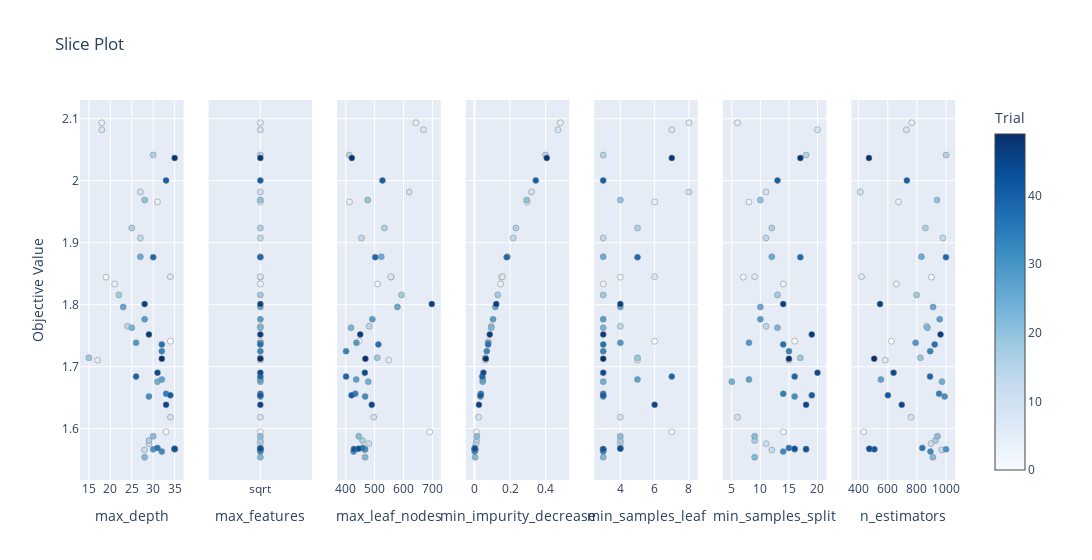

Source (notebook cell):
### Code cell
vis.plot_slice(study=study)

### Figure 1 — Plotly figure (JSON) as saved in the notebook; plotly's stock layout.template omitted (floating-point values rounded to 4 significant figures)
{"data": [{"marker": {"color": [0, 1, 2, 3, 4, 5, 6, 7, 8, 9, 10, 11, 12, 13, 14, 15, 16, 17, 18, 19, 20, 21, 22, 23, 24, 25, 26, 27, 28, 29, 30, 31, 32, 33, 34, 35, 36, 37, 38, 39, 40, 41, 42, 43, 44, 45, 46, 47, 48, 49], "colorbar": {"title": {"text": "Trial"}, "x": 1, "xpad": 40}, "colorscale": [[0, "rgb(247,251,255)"], [0.125, "rgb(222,235,247)"], [0.25, "rgb(198,219,239)"], [0.375, "rgb(158,202,225)"], [0.5, "rgb(107,174,214)"], [0.625, "rgb(66,146,198)"], [0.75, "rgb(33,113,181)"], [0.875, "rgb(8,81,156)"], [1, "rgb(8,48,107)"]], "line": {"color": "Grey", "width": 0.5}, "showscale": true}, "mode": "markers", "name": "Feasible Trial", "showlegend": false, "type": "scatter", "x": [34, 33, 19, 21, 31, 18, 17, 34, 18, 34, 27, 29, 28, 27, 24, 30, 25, 29, 22, 15, 28, 30, 28, 25, 31, 27, 23, 32, 28, 26, 30, 29, 32, 32, 33, 35, 31, 32, 30, 26, 33, 34, 35, 35, 31, 33, 28, 29, 35, 32], "xaxis": "x", "y": [1.741, 1.595, 1.844, 1.833, 1.966, 2.093, 1.711, 1.845, 2.082, 1.619, 1.982, 1.576, 1.566, 1.908, 1.765, 2.041, 1.924, 1.581, 1.816, 1.714, 1.969, 1.588, 1.554, 1.763, 1.676, 1.877, 1.796, 1.679, 1.777, 1.739, 1.567, 1.652, 1.563, 1.725, 1.656, 1.567, 1.569, 1.736, 1.877, 1.684, 2.001, 1.654, 1.567, 1.568, 1.69, 1.639, 1.801, 1.752, 2.037, 1.713], "yaxis": "y"}, {"marker": {"color": [0, 1, 2, 3, 4, 5, 6, 7, 8, 9, 10, 11, 12, 13, 14, 15, 16, 17, 18, 19, 20, 21, 22, 23, 24, 25, 26, 27, 28, 29, 30, 31, 32, 33, 34, 35, 36, 37, 38, 39, 40, 41, 42, 43, 44, 45, 46, 47, 48, 49], "colorbar": {"title": {"text": "Trial"}, "x": 1, "xpad": 40}, "colorscale": [[0, "rgb(247,251,255)"], [0.125, "rgb(222,235,247)"], [0.25, "rgb(198,219,239)"], [0.375, "rgb(158,202,225)"], [0.5, "rgb(107,174,214)"], [0.625, "rgb(66,146,198)"], [0.75, "rgb(33,113,181)"], [0.875, "rgb(8,81,156)"], [1, "rgb(8,48,107)"]], "line": {"color": "Grey", "width": 0.5}, "showscale": false}, "mode": "markers", "name": "Feasible Trial", "showlegend": false, "type": "scatter", "x": ["sqrt", "sqrt", "sqrt", "sqrt", "sqrt", "sqrt", "sqrt", "sqrt", "sqrt", "sqrt", "sqrt", "sqrt", "sqrt", "sqrt", "sqrt", "sqrt", "sqrt", "sqrt", "sqrt", "sqrt", "sqrt", "sqrt", "sqrt", "sqrt", "sqrt", "sqrt", "sqrt", "sqrt", "sqrt", "sqrt", "sqrt", "sqrt", "sqrt", "sqrt", "sqrt", "sqrt", "sqrt", "sqrt", "sqrt", "sqrt", "sqrt", "sqrt", "sqrt", "sqrt", "sqrt", "sqrt", "sqrt", "sqrt", "sqrt", "sqrt"], "xaxis": "x2", "y": [1.741, 1.595, 1.844, 1.833, 1.966, 2.093, 1.711, 1.845, 2.082, 1.619, 1.982, 1.576, 1.566, 1.908, 1.765, 2.041, 1.924, 1.581, 1.816, 1.714, 1.969, 1.588, 1.554, 1.763, 1.676, 1.877, 1.796, 1.679, 1.777, 1.739, 1.567, 1.652, 1.563, 1.725, 1.656, 1.567, 1.569, 1.736, 1.877, 1.684, 2.001, 1.654, 1.567, 1.568, 1.69, 1.639, 1.801, 1.752, 2.037, 1.713], "yaxis": "y2"}, {"marker": {"color": [0, 1, 2, 3, 4, 5, 6, 7, 8, 9, 10, 11, 12, 13, 14, 15, 16, 17, 18, 19, 20, 21, 22, 23, 24, 25, 26, 27, 28, 29, 30, 31, 32, 33, 34, 35, 36, 37, 38, 39, 40, 41, 42, 43, 44, 45, 46, 47, 48, 49], "colorbar": {"title": {"text": "Trial"}, "x": 1, "xpad": 40}, "colorscale": [[0, "rgb(247,251,255)"], [0.125, "rgb(222,235,247)"], [0.25, "rgb(198,219,239)"], [0.375, "rgb(158,202,225)"], [0.5, "rgb(107,174,214)"], [0.625, "rgb(66,146,198)"], [0.75, "rgb(33,113,181)"], [0.875, "rgb(8,81,156)"], [1, "rgb(8,48,107)"]], "line": {"color": "Grey", "width": 0.5}, "showscale": false}, "mode": "markers", "name": "Feasible Trial", "showlegend": false, "type": "scatter", "x": [446, 691, 557, 510, 413, 643, 549, 556, 669, 497, 620, 480, 465, 454, 481, 412, 534, 458, 593, 509, 476, 445, 467, 418, 478, 523, 579, 436, 492, 437, 467, 467, 427, 401, 433, 428, 459, 513, 502, 401, 527, 420, 429, 444, 466, 490, 698, 450, 421, 468], "xaxis": "x3", "y": [1.741, 1.595, 1.844, 1.833, 1.966, 2.093, 1.711, 1.845, 2.082, 1.619, 1.982, 1.576, 1.566, 1.908, 1.765, 2.041, 1.924, 1.581, 1.816, 1.714, 1.969, 1.588, 1.554, 1.763, 1.676, 1.877, 1.796, 1.679, 1.777, 1.739, 1.567, 1.652, 1.563, 1.725, 1.656, 1.567, 1.569, 1.736, 1.877, 1.684, 2.001, 1.654, 1.567, 1.568, 1.69, 1.639, 1.801, 1.752, 2.037, 1.713], "yaxis": "y3"}, {"marker": {"color": [0, 1, 2, 3, 4, 5, 6, 7, 8, 9, 10, 11, 12, 13, 14, 15, 16, 17, 18, 19, 20, 21, 22, 23, 24, 25, 26, 27, 28, 29, 30, 31, 32, 33, 34, 35, 36, 37, 38, 39, 40, 41, 42, 43, 44, 45, 46, 47, 48, 49], "colorbar": {"title": {"text": "Trial"}, "x": 1, "xpad": 40}, "colorscale": [[0, "rgb(247,251,255)"], [0.125, "rgb(222,235,247)"], [0.25, "rgb(198,219,239)"], [0.375, "rgb(158,202,225)"], [0.5, "rgb(107,174,214)"], [0.625, "rgb(66,146,198)"], [0.75, "rgb(33,113,181)"], [0.875, "rgb(8,81,156)"], [1, "rgb(8,48,107)"]], "line": {"color": "Grey", "width": 0.5}, "showscale": false}, "mode": "markers", "name": "Feasible Trial", "showlegend": false, "type": "scatter", "x": [0.07885, 0.01127, 0.1528, 0.1468, 0.2966, 0.4829, 0.0619, 0.1565, 0.4698, 0.02357, 0.3204, 0.008852, 0.006396, 0.218, 0.09458, 0.3992, 0.233, 0.01133, 0.1309, 0.06038, 0.2934, 0.01363, 0.003502, 0.09404, 0.04631, 0.1852, 0.1169, 0.04687, 0.1045, 0.07708, 0.003216, 0.03395, 0.001626, 0.06929, 0.03648, 0.003454, 0.001571, 0.07689, 0.1813, 0.04393, 0.3446, 0.03403, 0.001083, 0.001859, 0.05028, 0.0254, 0.1224, 0.08614, 0.4064, 0.06387], "xaxis": "x4", "y": [1.741, 1.595, 1.844, 1.833, 1.966, 2.093, 1.711, 1.845, 2.082, 1.619, 1.982, 1.576, 1.566, 1.908, 1.765, 2.041, 1.924, 1.581, 1.816, 1.714, 1.969, 1.588, 1.554, 1.763, 1.676, 1.877, 1.796, 1.679, 1.777, 1.739, 1.567, 1.652, 1.563, 1.725, 1.656, 1.567, 1.569, 1.736, 1.877, 1.684, 2.001, 1.654, 1.567, 1.568, 1.69, 1.639, 1.801, 1.752, 2.037, 1.713], "yaxis": "y4"}, {"marker": {"color": [0, 1, 2, 3, 4, 5, 6, 7, 8, 9, 10, 11, 12, 13, 14, 15, 16, 17, 18, 19, 20, 21, 22, 23, 24, 25, 26, 27, 28, 29, 30, 31, 32, 33, 34, 35, 36, 37, 38, 39, 40, 41, 42, 43, 44, 45, 46, 47, 48, 49], "colorbar": {"title": {"text": "Trial"}, "x": 1, "xpad": 40}, "colorscale": [[0, "rgb(247,251,255)"], [0.125, "rgb(222,235,247)"], [0.25, "rgb(198,219,239)"], [0.375, "rgb(158,202,225)"], [0.5, "rgb(107,174,214)"], [0.625, "rgb(66,146,198)"], [0.75, "rgb(33,113,181)"], [0.875, "rgb(8,81,156)"], [1, "rgb(8,48,107)"]], "line": {"color": "Grey", "width": 0.5}, "showscale": false}, "mode": "markers", "name": "Feasible Trial", "showlegend": false, "type": "scatter", "x": [6, 7, 4, 3, 6, 8, 5, 6, 7, 4, 8, 4, 3, 3, 4, 3, 5, 4, 3, 5, 4, 4, 3, 3, 3, 3, 4, 5, 3, 4, 3, 3, 3, 3, 3, 3, 4, 3, 5, 7, 3, 3, 3, 4, 3, 6, 4, 3, 7, 3], "xaxis": "x5", "y": [1.741, 1.595, 1.844, 1.833, 1.966, 2.093, 1.711, 1.845, 2.082, 1.619, 1.982, 1.576, 1.566, 1.908, 1.765, 2.041, 1.924, 1.581, 1.816, 1.714, 1.969, 1.588, 1.554, 1.763, 1.676, 1.877, 1.796, 1.679, 1.777, 1.739, 1.567, 1.652, 1.563, 1.725, 1.656, 1.567, 1.569, 1.736, 1.877, 1.684, 2.001, 1.654, 1.567, 1.568, 1.69, 1.639, 1.801, 1.752, 2.037, 1.713], "yaxis": "y5"}, {"marker": {"color": [0, 1, 2, 3, 4, 5, 6, 7, 8, 9, 10, 11, 12, 13, 14, 15, 16, 17, 18, 19, 20, 21, 22, 23, 24, 25, 26, 27, 28, 29, 30, 31, 32, 33, 34, 35, 36, 37, 38, 39, 40, 41, 42, 43, 44, 45, 46, 47, 48, 49], "colorbar": {"title": {"text": "Trial"}, "x": 1, "xpad": 40}, "colorscale": [[0, "rgb(247,251,255)"], [0.125, "rgb(222,235,247)"], [0.25, "rgb(198,219,239)"], [0.375, "rgb(158,202,225)"], [0.5, "rgb(107,174,214)"], [0.625, "rgb(66,146,198)"], [0.75, "rgb(33,113,181)"], [0.875, "rgb(8,81,156)"], [1, "rgb(8,48,107)"]], "line": {"color": "Grey", "width": 0.5}, "showscale": false}, "mode": "markers", "name": "Feasible Trial", "showlegend": false, "type": "scatter", "x": [16, 14, 7, 14, 8, 6, 15, 9, 20, 6, 11, 11, 12, 11, 11, 18, 12, 9, 13, 17, 10, 9, 9, 13, 5, 12, 10, 8, 10, 8, 16, 16, 14, 15, 14, 18, 15, 14, 17, 16, 13, 19, 18, 16, 20, 18, 14, 19, 17, 15], "xaxis": "x6", "y": [1.741, 1.595, 1.844, 1.833, 1.966, 2.093, 1.711, 1.845, 2.082, 1.619, 1.982, 1.576, 1.566, 1.908, 1.765, 2.041, 1.924, 1.581, 1.816, 1.714, 1.969, 1.588, 1.554, 1.763, 1.676, 1.877, 1.796, 1.679, 1.777, 1.739, 1.567, 1.652, 1.563, 1.725, 1.656, 1.567, 1.569, 1.736, 1.877, 1.684, 2.001, 1.654, 1.567, 1.568, 1.69, 1.639, 1.801, 1.752, 2.037, 1.713], "yaxis": "y6"}, {"marker": {"color": [0, 1, 2, 3, 4, 5, 6, 7, 8, 9, 10, 11, 12, 13, 14, 15, 16, 17, 18, 19, 20, 21, 22, 23, 24, 25, 26, 27, 28, 29, 30, 31, 32, 33, 34, 35, 36, 37, 38, 39, 40, 41, 42, 43, 44, 45, 46, 47, 48, 49], "colorbar": {"title": {"text": "Trial"}, "x": 1, "xpad": 40}, "colorscale": [[0, "rgb(247,251,255)"], [0.125, "rgb(222,235,247)"], [0.25, "rgb(198,219,239)"], [0.375, "rgb(158,202,225)"], [0.5, "rgb(107,174,214)"], [0.625, "rgb(66,146,198)"], [0.75, "rgb(33,113,181)"], [0.875, "rgb(8,81,156)"], [1, "rgb(8,48,107)"]], "line": {"color": "Grey", "width": 0.5}, "showscale": false}, "mode": "markers", "name": "Feasible Trial", "showlegend": false, "type": "scatter", "x": [625, 434, 900, 659, 674, 765, 583, 420, 728, 759, 412, 897, 970, 978, 866, 1000, 858, 927, 798, 824, 938, 941, 910, 872, 972, 831, 911, 553, 956, 791, 1000, 990, 893, 891, 952, 476, 837, 922, 999, 890, 731, 601, 508, 473, 640, 696, 547, 962, 471, 507], "xaxis": "x7", "y": [1.741, 1.595, 1.844, 1.833, 1.966, 2.093, 1.711, 1.845, 2.082, 1.619, 1.982, 1.576, 1.566, 1.908, 1.765, 2.041, 1.924, 1.581, 1.816, 1.714, 1.969, 1.588, 1.554, 1.763, 1.676, 1.877, 1.796, 1.679, 1.777, 1.739, 1.567, 1.652, 1.563, 1.725, 1.656, 1.567, 1.569, 1.736, 1.877, 1.684, 2.001, 1.654, 1.567, 1.568, 1.69, 1.639, 1.801, 1.752, 2.037, 1.713], "yaxis": "y7"}], "layout": {"title": {"text": "Slice Plot"}, "width": 2100, "xaxis": {"anchor": "y", "domain": [0, 0.1184], "title": {"text": "max_depth"}}, "xaxis2": {"anchor": "y2", "categoryarray": ["sqrt"], "categoryorder": "array", "domain": [0.1469, 0.2653], "title": {"text": "max_features"}, "type": "category"}, "xaxis3": {"anchor": "y3", "domain": [0.2939, 0.4122], "title": {"text": "max_leaf_nodes"}}, "xaxis4": {"anchor": "y4", "domain": [0.4408, 0.5592], "title": {"text": "min_impurity_decrease"}}, "xaxis5": {"anchor": "y5", "domain": [0.5878, 0.7061], "title": {"text": "min_samples_leaf"}}, "xaxis6": {"anchor": "y6", "domain": [0.7347, 0.8531], "title": {"text": "min_samples_split"}}, "xaxis7": {"anchor": "y7", "domain": [0.8816, 1.0], "title": {"text": "n_estimators"}}, "yaxis": {"anchor": "x", "domain": [0, 1], "title": {"text": "Objective Value"}}, "yaxis2": {"anchor": "x2", "domain": [0, 1], "matches": "y", "showticklabels": false}, "yaxis3": {"anchor": "x3", "domain": [0, 1], "matches": "y", "showticklabels": false}, "yaxis4": {"anchor": "x4", "domain": [0, 1], "matches": "y", "showticklabels": false}, "yaxis5": {"anchor": "x5", "domain": [0, 1], "matches": "y", "showticklabels": false}, "yaxis6": {"anchor": "x6", "domain": [0, 1], "matches": "y", "showticklabels": false}, "yaxis7": {"anchor": "x7", "domain": [0, 1], "matches": "y", "showticklabels": false}}}
